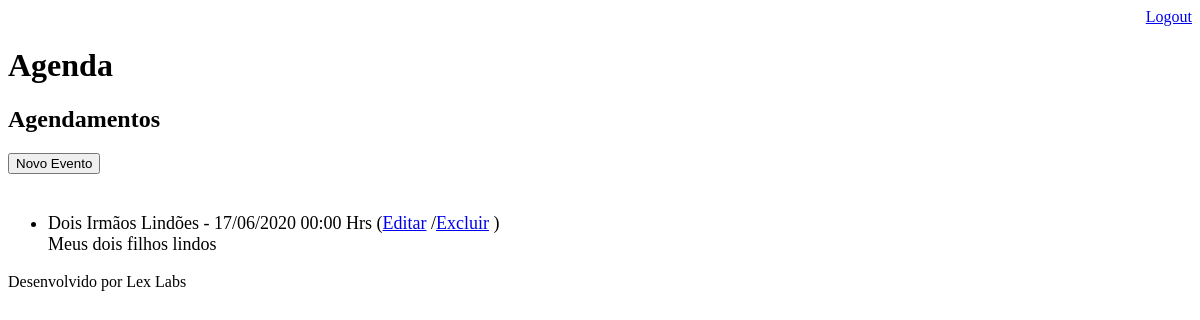
The page /agenda/ (signed in) on the database as committed earlier.
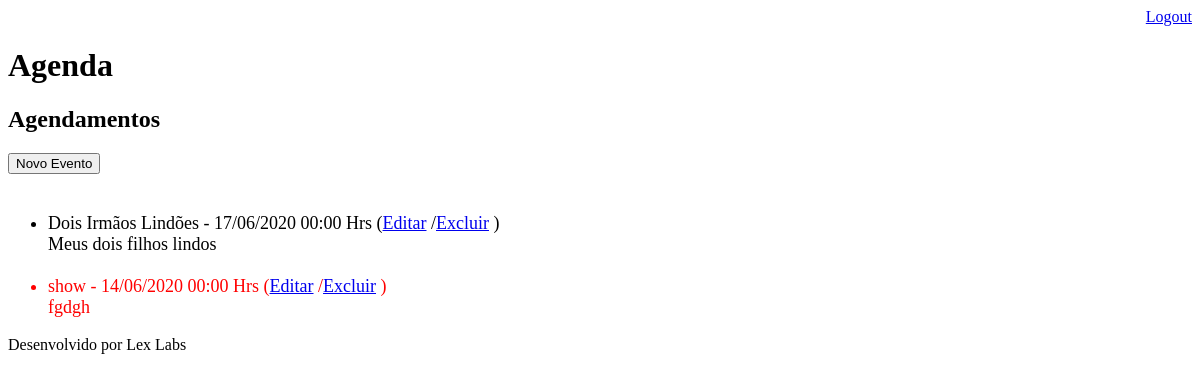
The same page on the database as committed later.
### core/models.py (models this page shows, shortened)
class Evento(models.Model):
    titulo = models.CharField(max_length=100)
    descricao = models.TextField(blank=True, null=True)
    data_evento = models.DateTimeField(verbose_name='Data do Evento')
    data_criacao = models.DateTimeField(auto_now=True)
    usuario = models.ForeignKey(User, on_delete=models.CASCADE)
    class Meta:
        db_table = 'evento'
    def get_data_evento(self):
        return self.data_evento.strftime('%d/%m/%Y %H:%M Hrs')
    def get_evento_atrasado(self):
        if self.data_evento < datetime.now():
            return True
        else:
            return False

### core/views.py (the view)
# urls.py: path('agenda/', views.lista_eventos),
@login_required(login_url='/login/')
def lista_eventos(request):
    usuario = request.user
    data_atual = datetime.now() - timedelta(days=1)
    evento = Evento.objects.filter(usuario=usuario,
                                   data_evento__gt=data_atual)
    dados = {'eventos':evento}
    return render(request, 'agenda.html', dados)

### templates/agenda.html
{% extends "model-page.html" %}
{% block content %}
    <h2>Agendamentos</h2>
    <a href="evento/">
        <button type="button">Novo Evento</button>
    </a>
    <ul style="font-size: 18px">
    {% for evento in eventos %}
        <br>
        <div style={% if evento.get_evento_atrasado %}
            "color: red"
                {% endif %}>
            <li>{{evento.titulo}} - {{evento.get_data_evento}}
                (<a href="evento/?id= {{ evento.id }}">Editar</a>
                /<a href="evento/delete/{{ evento.id }}/">Excluir</a> )<br>
                {{evento.descricao}}
            </li>
        </div>
    {% endfor %}
    </ul>
{% endblock %}

Rows that differ between the two databases and show on the page:
added Evento: titulo "show", get_data_evento "14/06/2020 00:00 Hrs", descricao "fgdgh"
